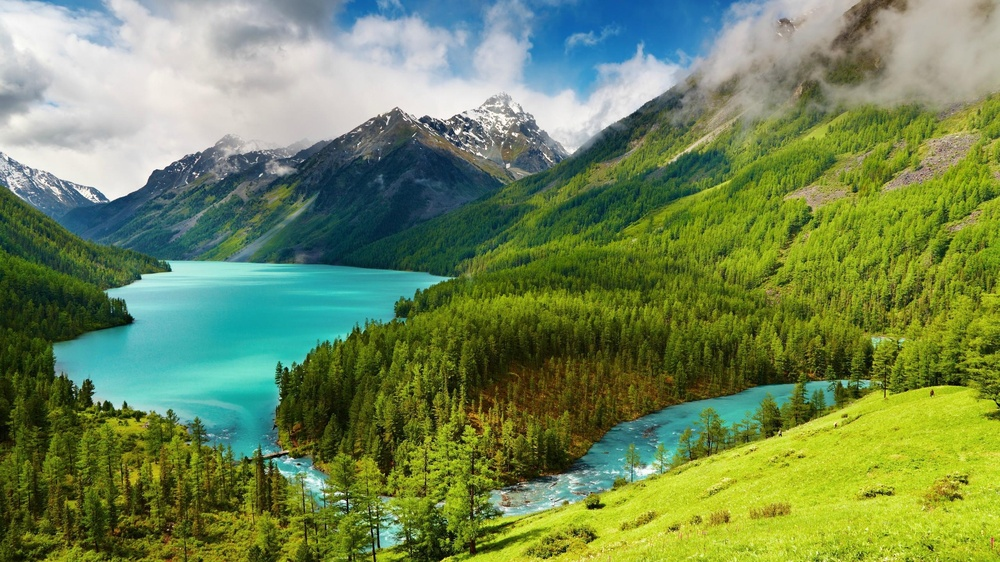
#> input picture images/original10.jpg, 1000 x 562 px, shrunk from 2560 x 1440 before the run
$ python histogram.py
#> lines starting #> are read from the running program, lines starting #| are printed output that depends on the picture
import cv2
import matplotlib.pyplot as plt

# Resmi oku
image = cv2.imread("../images/original10.jpg")
#> image is the input picture: shape (562, 1000, 3); mean B, G, R 86.6, 135.6, 113

# RGB'ye çevir
image_rgb = cv2.cvtColor(image, cv2.COLOR_BGR2RGB)

# Gri tona çevir
gray = cv2.cvtColor(image, cv2.COLOR_BGR2GRAY)
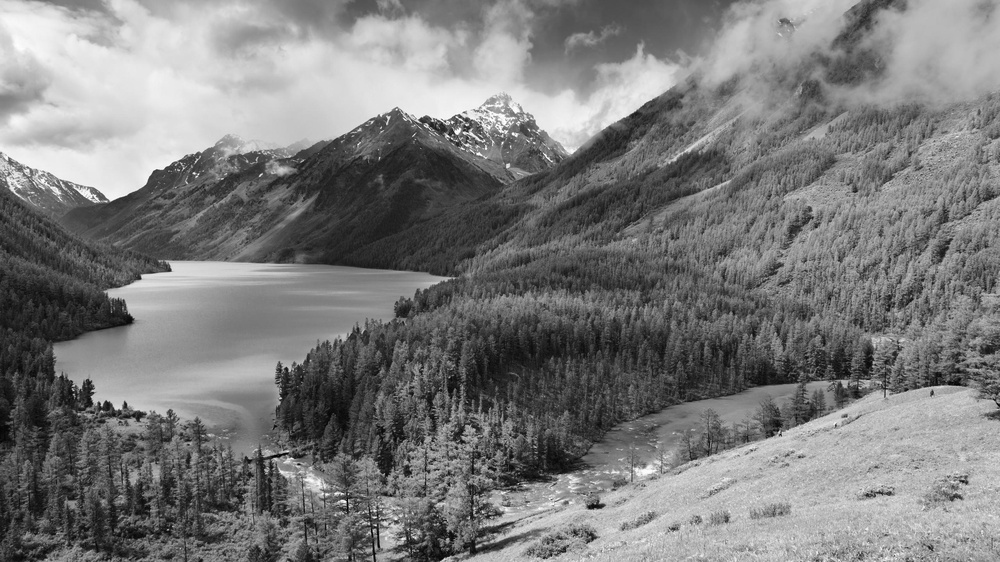
#> gray: shape (562, 1000); min 1, max 255, mean 123.2

# Histogram Equalization
equalized = cv2.equalizeHist(gray)
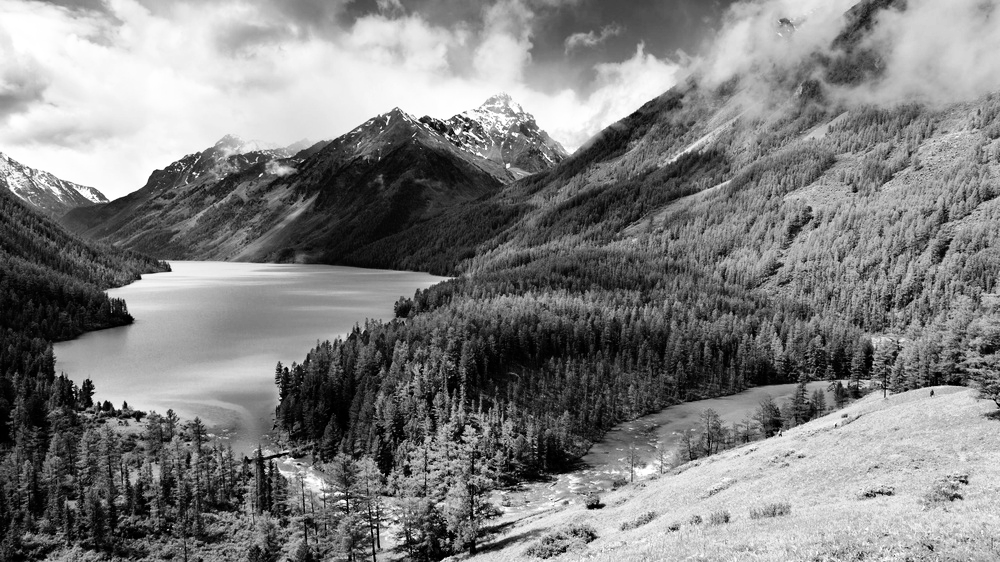
#> equalized: shape (562, 1000); min 0, max 255, mean 128.1

# Grafik
plt.figure(figsize=(12,8))

# ----------------- Original -----------------
plt.subplot(2,2,1)
plt.imshow(image_rgb)
plt.title("Original Image")
plt.axis("off")

# ----------------- Equalized -----------------
plt.subplot(2,2,2)
plt.imshow(equalized, cmap="gray")
plt.title("Histogram Equalization")
plt.axis("off")

# ----------------- Histogram -----------------
plt.subplot(2,2,3)
plt.hist(gray.ravel(), bins=256, range=(0,256), color="black")
plt.title("Histogram")
plt.xlabel("Pixel Value")
plt.ylabel("Pixel Count")

# ----------------- Equalized Histogram -----------------
plt.subplot(2,2,4)
plt.hist(equalized.ravel(), bins=256, range=(0,256), color="black")
plt.title("Equalized Histogram")
plt.xlabel("Pixel Value")
plt.ylabel("Pixel Count")

plt.tight_layout()
plt.savefig("../outputs/original10.jpg", dpi=300, bbox_inches="tight")
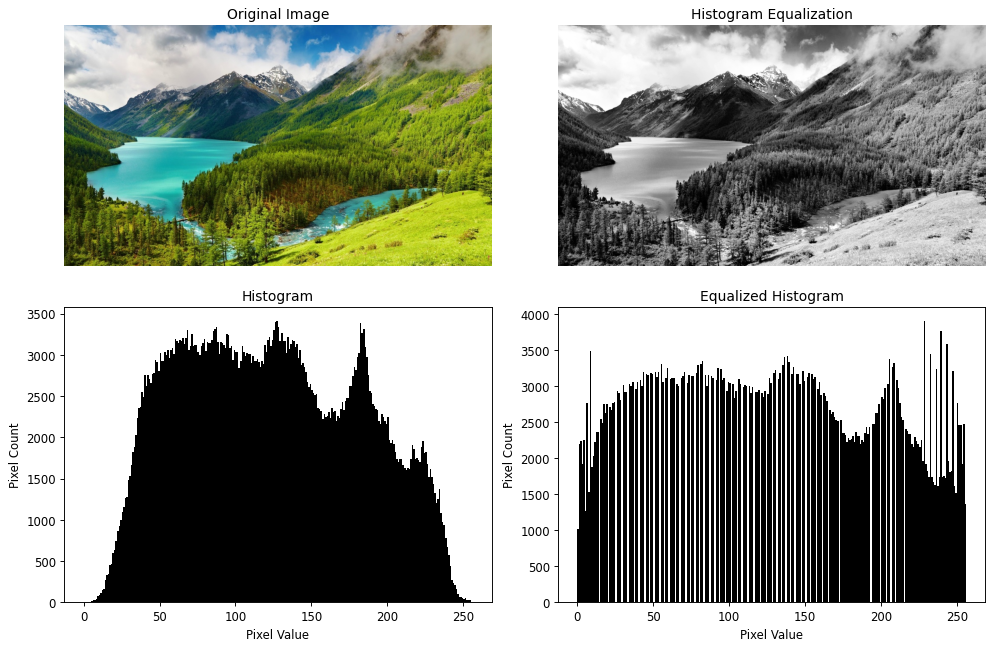
#> figure drawn by matplotlib, 4 panels; panel 3: tallest bar 3413 high, from x = 127 to 128; panel 4: tallest bar 3907 high, from x = 228 to 229
plt.show()

$ run again, with images/original2.jpg copied over images/original10.jpg
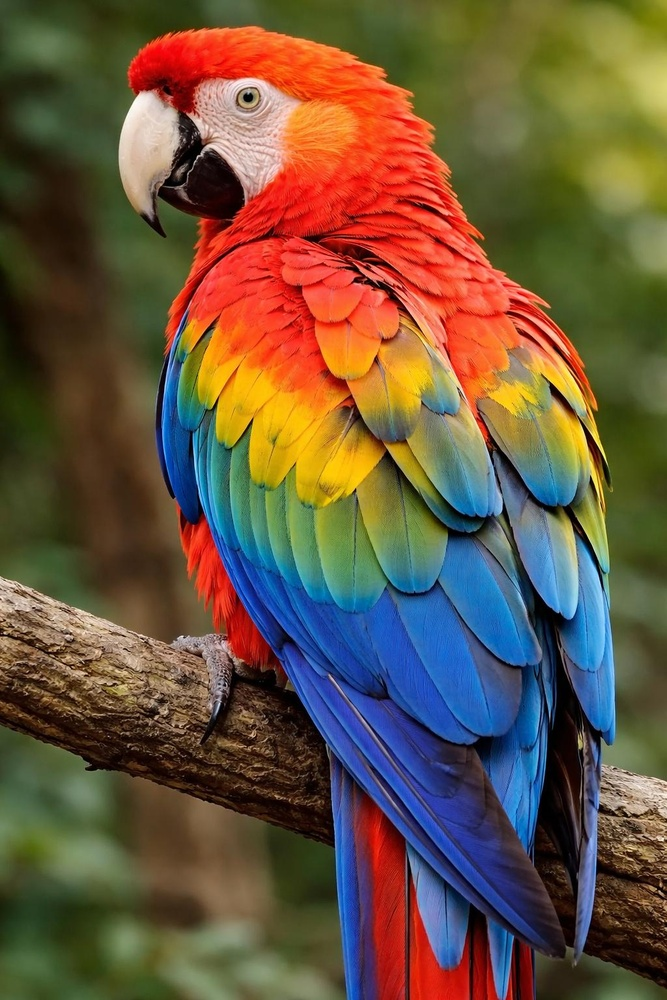
#> input picture images/original2.jpg, 667 x 1000 px, shrunk from 1024 x 1536 before the run
#> image is the input picture: shape (1000, 667, 3); mean B, G, R 63, 85.6, 105.2
#> `equalized = cv2.equalizeHist(gray)`:
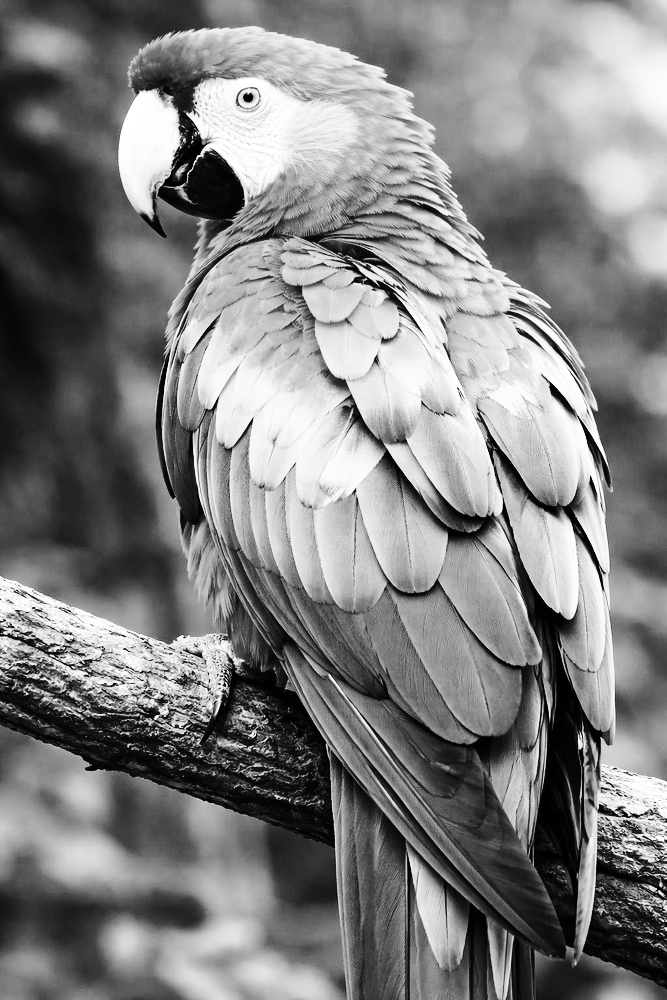
#> equalized: shape (1000, 667); min 0, max 255, mean 128.3
#> `plt.savefig("../outputs/original10.jpg", dpi=300, bbox_inches="tight")`:
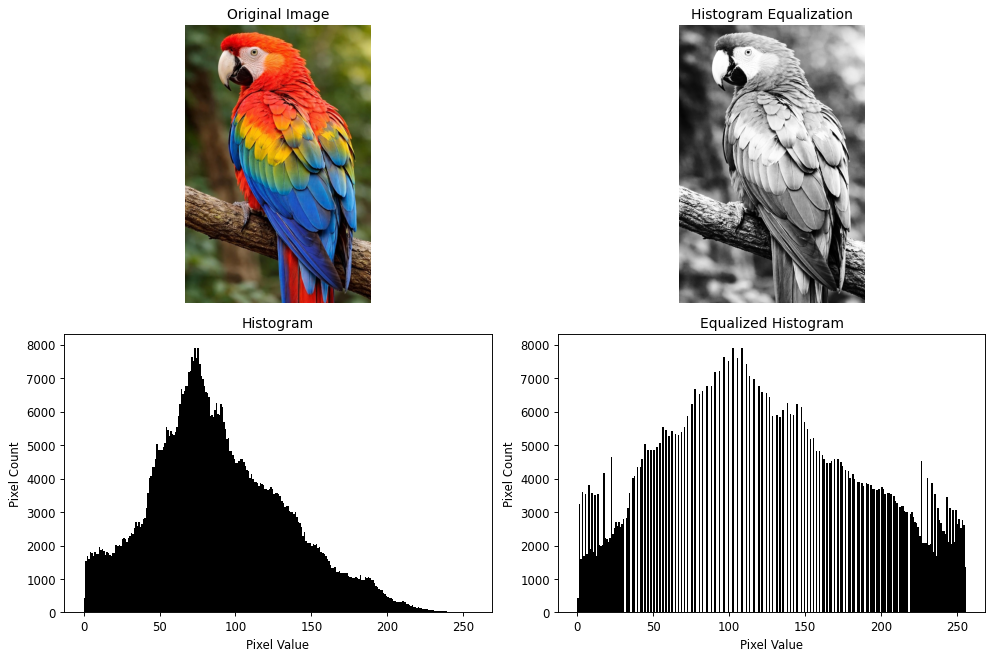
#> figure drawn by matplotlib, 4 panels; panel 3: tallest bar 7911 high, from x = 75 to 76; panel 4: tallest bar 7911 high, from x = 108 to 109

$ run again, with images/original3.jpg copied over images/original10.jpg
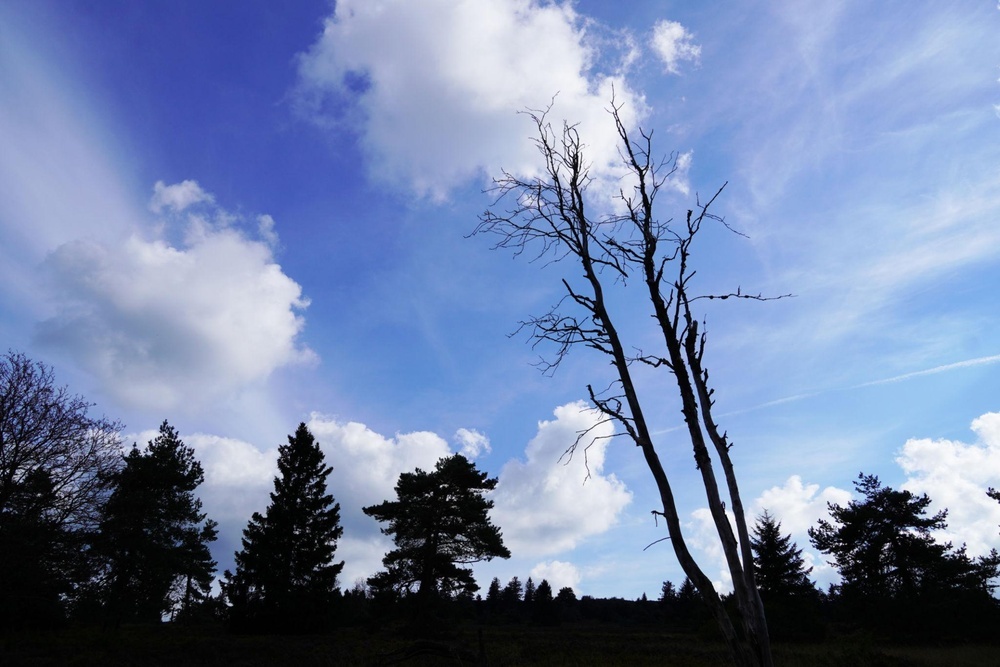
#> input picture images/original3.jpg, 1000 x 667 px, shrunk from 2048 x 1365 before the run
#> image is the input picture: shape (667, 1000, 3); mean B, G, R 166.8, 130.3, 113.3
#> `equalized = cv2.equalizeHist(gray)`:
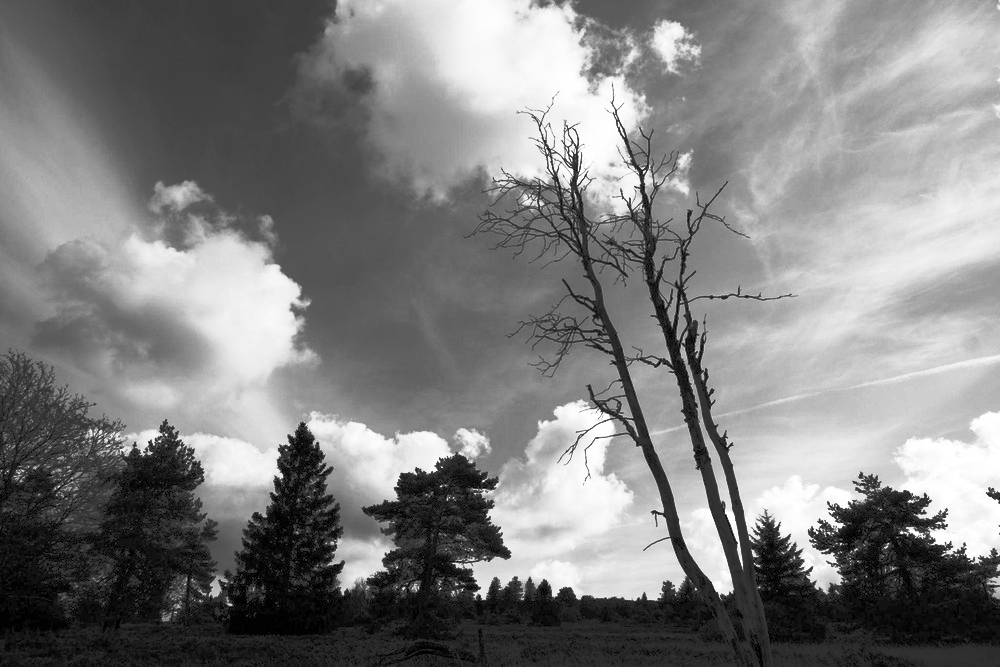
#> equalized: shape (667, 1000); min 0, max 255, mean 128.2
#> `plt.savefig("../outputs/original10.jpg", dpi=300, bbox_inches="tight")`:
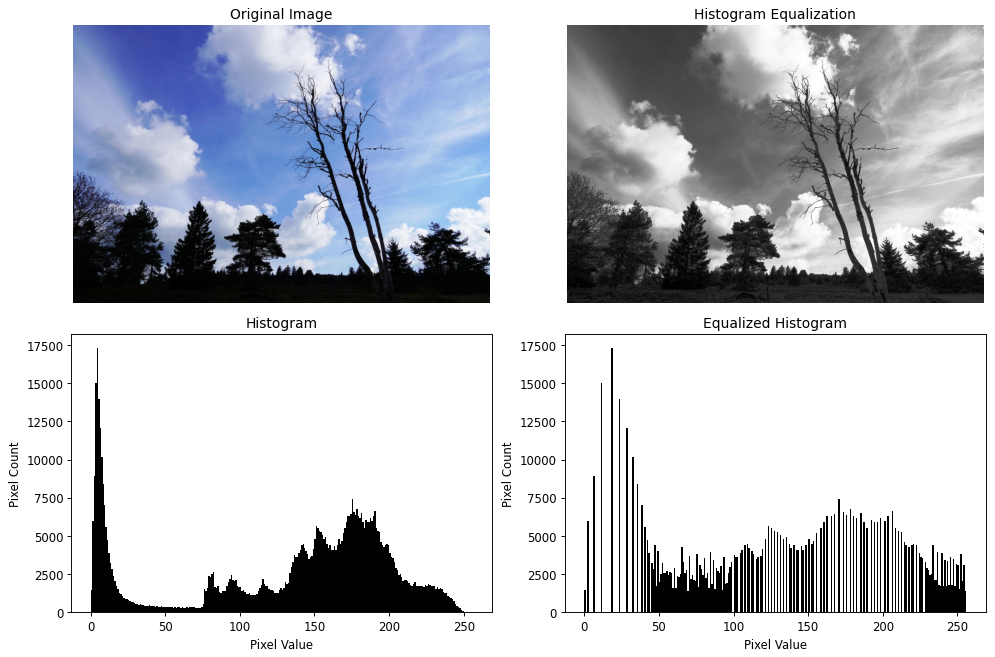
#> figure drawn by matplotlib, 4 panels; panel 3: tallest bar 17311 high, from x = 4 to 5; panel 4: tallest bar 17311 high, from x = 18 to 19

$ run again, with images/original.jpg copied over images/original10.jpg
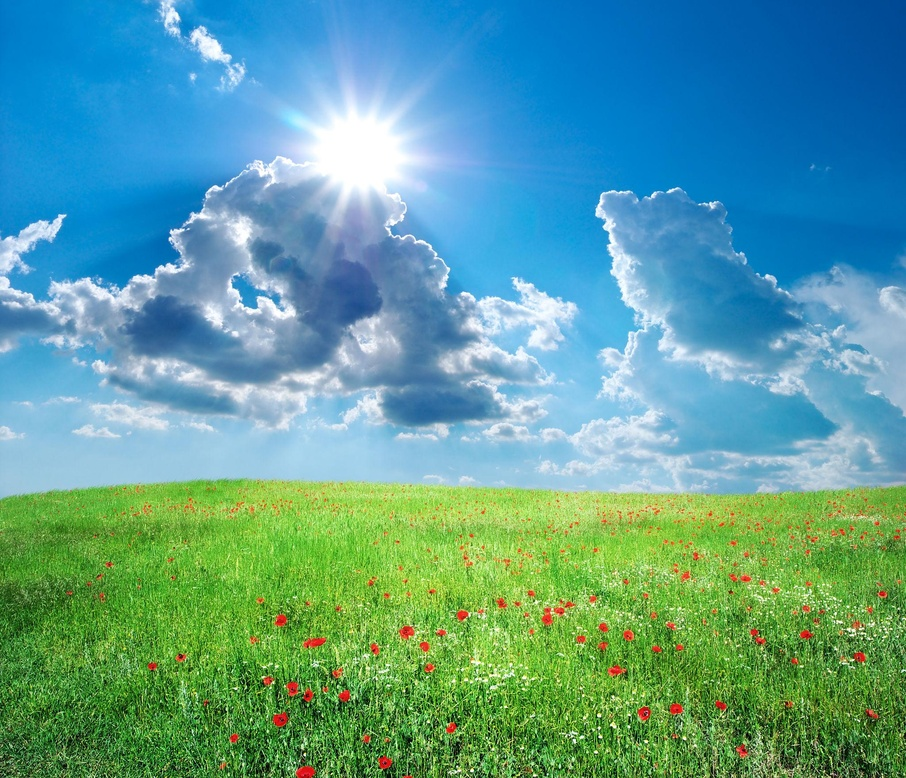
#> input picture images/original.jpg, 906 x 778 px, shrunk from 2048 x 1759 before the run
#> image is the input picture: shape (778, 906, 3); mean B, G, R 151.8, 158.3, 92.3
#> `equalized = cv2.equalizeHist(gray)`:
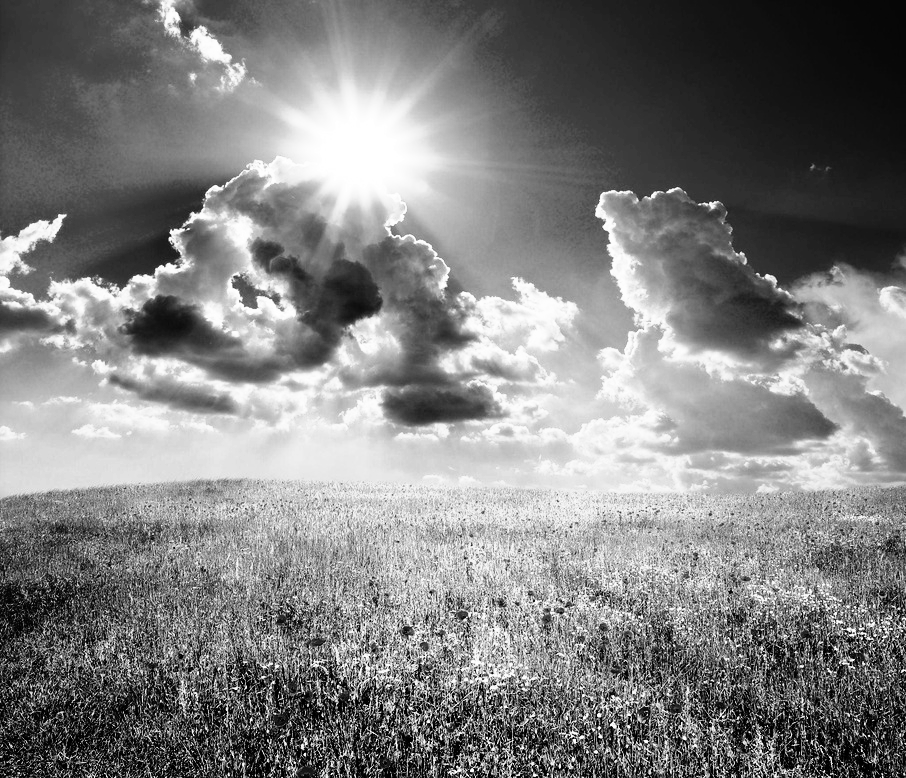
#> equalized: shape (778, 906); min 0, max 255, mean 128.3
#> `plt.savefig("../outputs/original10.jpg", dpi=300, bbox_inches="tight")`:
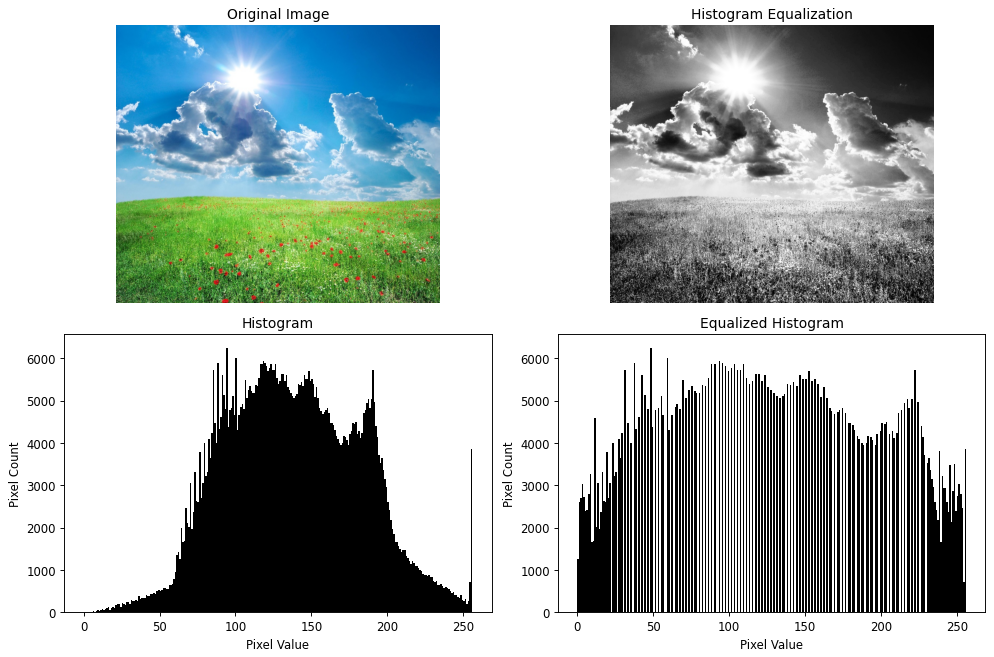
#> figure drawn by matplotlib, 4 panels; panel 3: tallest bar 6250 high, from x = 94 to 95; panel 4: tallest bar 6250 high, from x = 48 to 49
